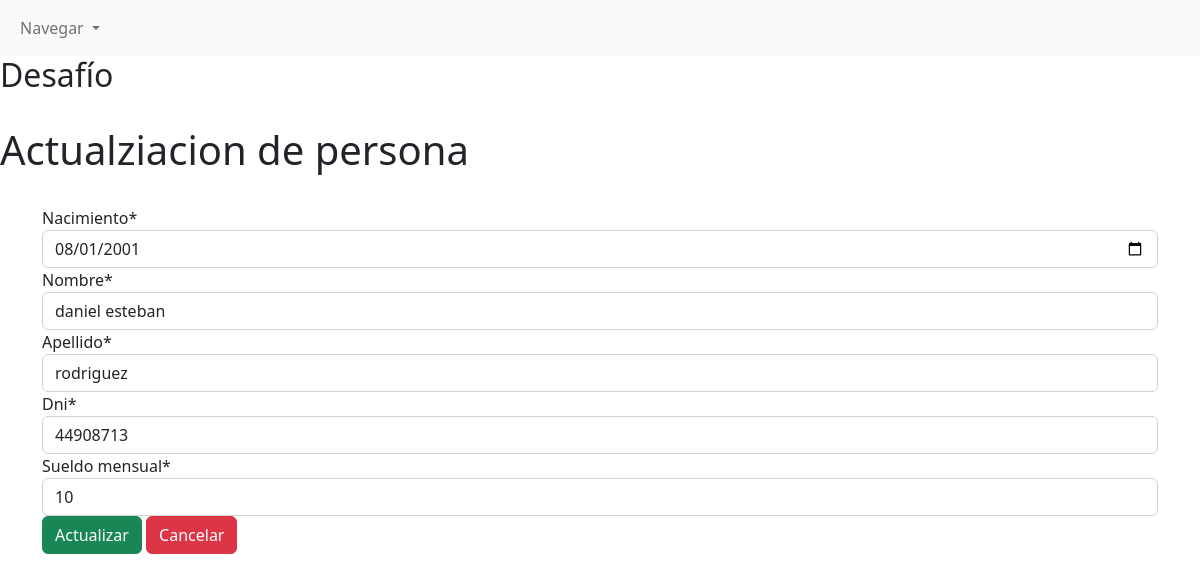
The app's page /editarPersona/1, older data.
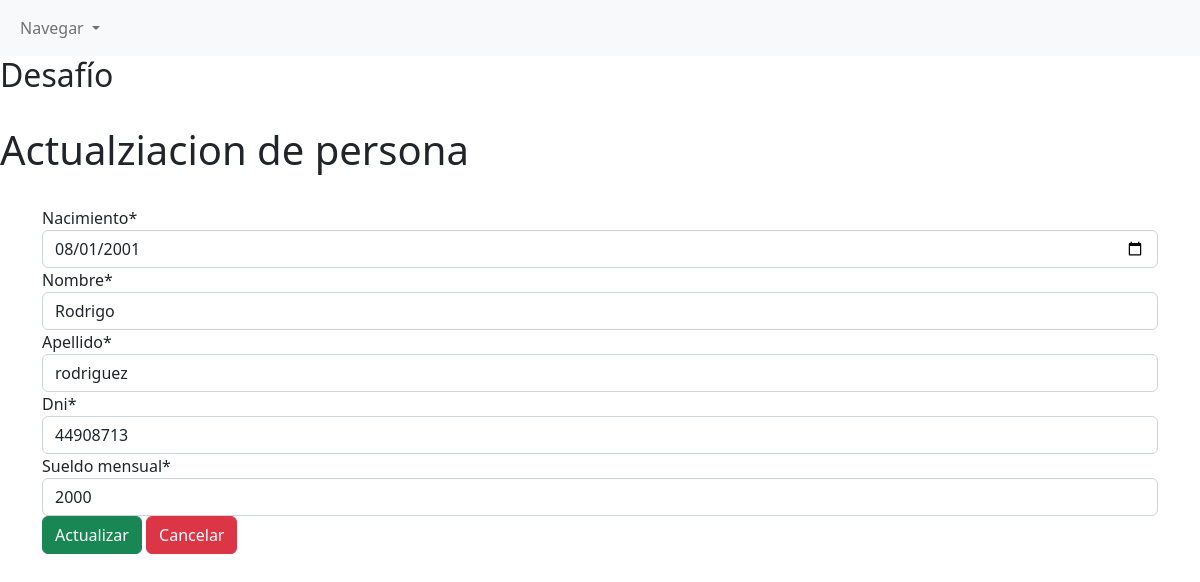
The same page, newer data.
### peliculas/models.py (models this page shows, shortened)
class tablaPersona(models.Model):
    nacimiento = models.DateField()
    nombre = models.CharField(max_length=155)
    apellido = models.CharField(max_length=155)
    dni = models.IntegerField()
    sueldo_mensual = models.IntegerField()

### peliculas/views.py (the view)
# urls.py: path('editarPersona/<int:id_persona>', personaView.editarPersona, name='editar'),
    def editarPersona(request, id_persona):
        persona = tablaPersona.objects.filter(id= id_persona).first()
        form = formularioPersona(instance= persona)
        return render(request, 'editarPersona.html', {'form':form, 'persona':persona})

### peliculas/forms.py
class formularioPersona(forms.ModelForm):
    class Meta:
        model = tablaPersona
        fields = '__all__'
        widgets = {'nacimiento': forms.DateInput( attrs={ 'type':'date' } ) }

### peliculas/templates/editarPersona.html (shortened to what this page needs)
{% extends 'base.html' %}
{% load crispy_forms_tags %}
{% block content%}
<br>
<h1>Actualziacion de persona</h1>
<br>
<div class="container">
    <form action="{% url 'actualizar' persona.id %}" method="POST">
        {{ form | crispy}}
        <button type="submit" class="btn btn-success">Actualizar</button>
        <a class="btn btn-danger" href="{% url 'listaPersonas' %}">Cancelar</a>
    </form>
</div>
{% endblock %}

Row changes from the older to the newer data that the page shows:
changed tablaPersona "rodriguez": nombre "daniel esteban" → "Rodrigo"; sueldo_mensual "10" → "2000"
